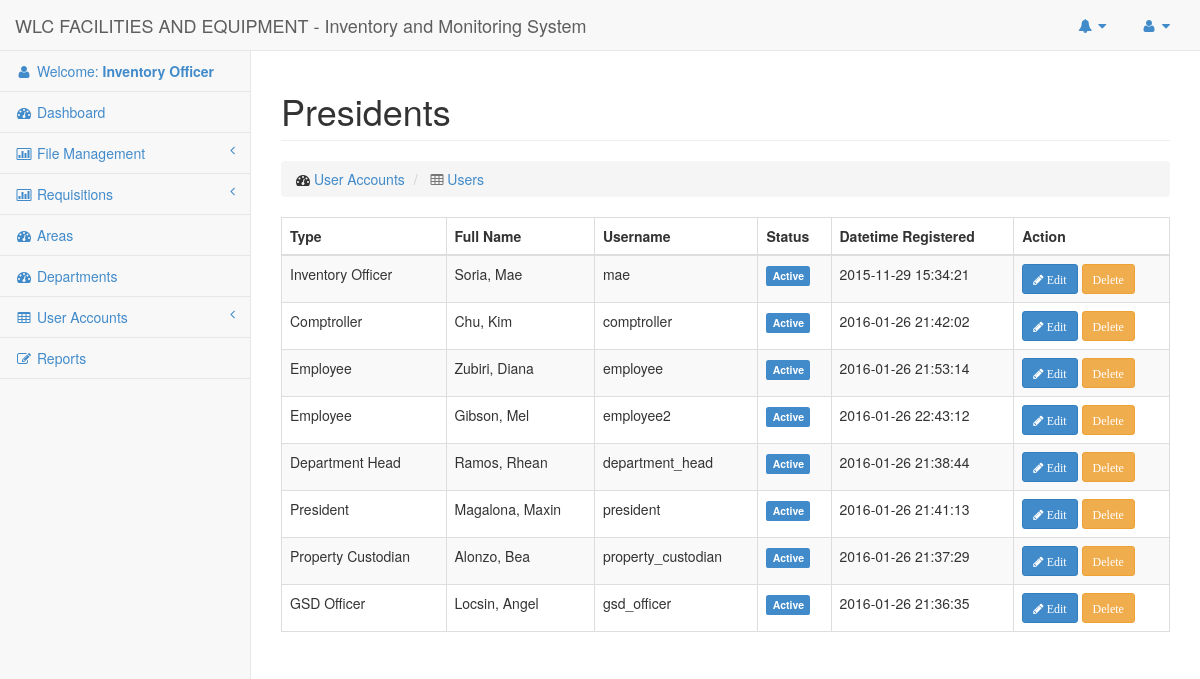
The app's page /Pages/Users/list.php (signed in) with its own data.
### tables this page shows
CREATE TABLE `users` (
  `id` int(50) NOT NULL AUTO_INCREMENT,
  `email` varchar(100) NOT NULL,
  `password` varchar(100) NOT NULL,
  `lastname` varchar(100) NOT NULL,
  `firstname` varchar(100) NOT NULL,
  `middlename` varchar(50) NOT NULL,
  `status` enum('Active','Inactive','Deleted') NOT NULL,
  `type` varchar(30) NOT NULL,
  `datetime_added` datetime NOT NULL,
  `datetime_updated` varchar(45) NOT NULL,
  `datetime_deleted` varchar(45) NOT NULL,
  `department_id` int(11) NOT NULL,
  PRIMARY KEY (`id`),
  UNIQUE KEY `user_id` (`id`),
  UNIQUE KEY `user_id_2` (`id`),
  UNIQUE KEY `user_id_3` (`id`)
);

### Config/DbConnection.php (called while the page is built, shortened)
<?php
Class DbConnection{
	private static $_instance;
	public static function connect() {
		if(!self::$_instance) {
			self::$_instance = new self();
		}
		return self::$_instance;
	}
	private function __construct() {
		$this->_connection = new mysqli(Constant::DB_HOST, Constant::DB_USER,
			Constant::DB_PASS, Constant::DB_NAME);
	}
	public function getConnection() {
		return $this->_connection;
	}
}

### Repositories/Base.php (called while the page is built, shortened)
<?php
Class Base {
	public $connection = '';
	public function __construct()
	{
		$this->connection = DbConnection::connect()->getConnection();
	}
	public function getAll($columns = null, $where = null)
	{
		$sql = '';
		if ($columns) {
			$sql = 'SELECT '.implode(',', $columns).' FROM '.$this->table;
		} else {
			$sql = 'SELECT * FROM '.$this->table;
		}
		$data = $this->connection->query($sql);
		return $data;
	}
}
?>

### Utilities/RequesterUtility.php (called while the page is built)
<?php
Class RequesterUtility
{
	public static function getFullName($data)
	{
		return ucwords($data['user_lastname']).', '.ucwords($data['user_firstname']).' ';
	}
}

### Pages/Users/list.php (the view, shortened to what this page needs)
<?php
$userObj = new User();
?>
  <div class="row">
      <div class="col-lg-12">
          <h1 class="page-header">Presidents</h1>
          <ol class="breadcrumb">
              <li>
                  <i class="fa fa-dashboard"></i>  <a href="#">User Accounts</a>
              </li>
              <li class='active'>
                  <i class="fa fa-table"></i>  <a href="#">Users</a>
              </li>
          </ol>
      </div>
  </div>
  <div class="row">
    <div class="col-md-12">
      <div class="table-responsive">
        <?php
            $result = $userObj->getAll([
                'email',
                'firstname as user_firstname',
                'middlename',
                'lastname as user_lastname',
                'status',
                'datetime_added',
                'type'
              ], []);
        ?>
        <table class="table table-striped table-hover table-bordered">
          <thead>
              <tr id='th'>
                <th> Type </th>
                <th> Full Name </th>
                <th> Username </th>
                <th> Status </th>
                <th> Datetime Registered </th>
                <th> Action </th>
              </tr>
          </thead>
          <tbody>
            <?php if ($result && 0 != $result->num_rows) { ?>
                <?php  while ($user = $result->fetch_assoc()) { ?>
                  <tr>
                    <td><?php echo $user['type']; ?></td>
                    <td><?php echo RequesterUtility::getFullName($user); ?></td>
                    <td><?php echo $user['email']; ?></td>
                    <td><?php echo UserUtility::formatStatus($user['status']); ?></td>
                    <td><?php echo $user['datetime_added']; ?></td>
                    <td>
                        <a href="#" class='btn btn-sm btn-primary'>
                          <i class='fa fa-pencil'> Edit</i>
                        </a>
                        <a href="#" class='btn btn-sm btn-warning'>
                          <i class='fa fa-delete'>Delete</i>
                        </a>
                    </td>
                  </tr>
                <?php } ?>
            <?php } ?>
          </tbody>
        </table>
      </div>
    </div>
  </div>

### Utilities/UserUtility.php (shortened to what this page needs)
<?php
class UserUtility
{
	public static function formatStatus($status)
	{
		if ($status == Constant::USER_ACTIVE) {
			return '<label class="label label-primary">Active</label>';
		} else if ($status == Constant::USER_DELETED) {
			return '<label class="label label-danger">Deleted</label>';
		}
	}
}

### css/sb-admin-2.css (style rules this page uses)
body { background-color: #f8f8f8; }

### records on screen
users: type "Inventory Officer", RequesterUtility::getFullName($user) "Soria, Mae", email "mae", status "Active", datetime_added "2015-11-29 15:34:21"
users: type "Comptroller", RequesterUtility::getFullName($user) "Chu, Kim", email "comptroller", status "Active", datetime_added "2016-01-26 21:42:02"
users: type "Employee", RequesterUtility::getFullName($user) "Zubiri, Diana", email "employee", status "Active", datetime_added "2016-01-26 21:53:14"
users: type "Employee", RequesterUtility::getFullName($user) "Gibson, Mel", email "employee2", status "Active", datetime_added "2016-01-26 22:43:12"
users: type "Department Head", RequesterUtility::getFullName($user) "Ramos, Rhean", email "department_head", status "Active", datetime_added "2016-01-26 21:38:44"
users: type "President", RequesterUtility::getFullName($user) "Magalona, Maxin", email "president", status "Active", datetime_added "2016-01-26 21:41:13"
users: type "Property Custodian", RequesterUtility::getFullName($user) "Alonzo, Bea", email "property_custodian", status "Active", datetime_added "2016-01-26 21:37:29"
users: type "GSD Officer", RequesterUtility::getFullName($user) "Locsin, Angel", email "gsd_officer", status "Active", datetime_added "2016-01-26 21:36:35"

### other values on screen
$_SESSION['type'] "Inventory Officer"
